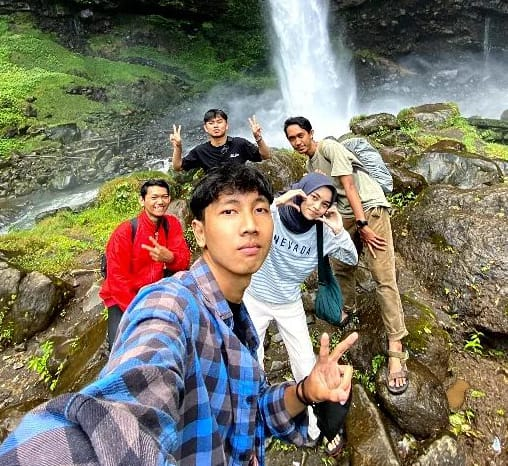
#> input picture aadc.jpeg, 508 x 466 px
$ python 'prak7.7(histogram).py'
#> lines starting #> are read from the running program, lines starting #| are printed output that depends on the picture
import cv2
import numpy as np
import matplotlib.pyplot as plt

# Baca gambar
img = cv2.imread('aadc.jpeg')# Membaca citra 'aadc.jpeg' menggunakan fungsi cv2.imread() dan hasilnya disimpan dalam variabel img. Citra ini akan digunakan dalam proses selanjutnya.
#> img is the input picture: shape (466, 508, 3); mean B, G, R 103, 118.7, 122.6

# Konversi BGR ke RGB
rgb_img = cv2.cvtColor(img, cv2.COLOR_BGR2RGB)#engonversi format warna citra dari BGR (Blue-Green-Red) menjadi RGB (Red-Green-Blue) menggunakan fungsi cv2.cvtColor().

# Buat kernel: matriks berukuran 3 x 5
kernel = np.ones((3, 5), np.float32) * 0.04#Membuat kernel/filter dengan menggunakan numpy array. Kernel ini berukuran 3x5 dan diisi dengan nilai 0.04.
print(kernel)#Kernel ini akan digunakan dalam operasi filtering.

# Lakukan filtering
filtered_img = cv2.filter2D(img, -1, kernel)#Melakukan operasi filtering pada citra img menggunakan fungsi cv2.filter2D()
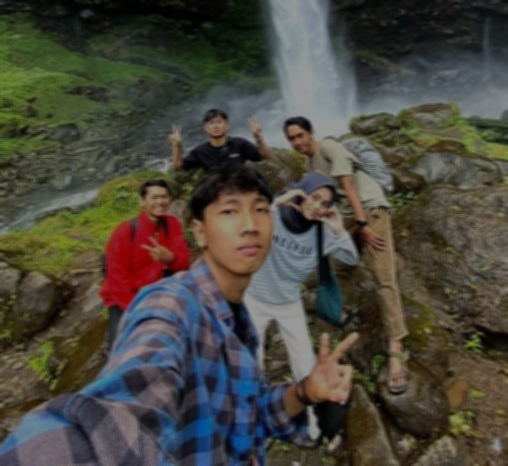
#> filtered_img: shape (466, 508, 3); mean B, G, R 61.8, 71.2, 73.5

# perbesar ukuran hasil plotting jika diperlukan
plt.rcParams["figure.figsize"] = (15, 15)#Mengatur ukuran figure yang akan digunakan untuk plotting menggunakan matplotlib. Angka (15, 15) menunjukkan ukuran figure dalam satuan inch.

# plot pertama, gambar asli
plt.subplot(221), plt.imshow(rgb_img), plt.title('Original')#Membuat subplot pertama dengan menggunakan fungsi plt.subplot(). Angka (221) menunjukkan letak subplot dalam bentuk grid 2x2, yaitu pada baris pertama dan kolom pertama. plt.imshow() digunakan untuk menampilkan citra rgb_img pada subplot tersebut. plt.title() digunakan untuk memberikan judul pada subplot.
plt.xticks([]), plt.yticks([])#plt.xticks([]) dan plt.yticks([]) digunakan untuk menghilangkan penanda sumbu pada plot.

# Hitung histogram gambar asli
hist_img = cv2.calcHist([img], [0], None, [256], [0, 256])#Menghitung histogram citra menggunakan fungsi cv2.calcHist(). Argumen pertama adalah citra yang akan dihitung histogramnya (img).
#> hist_img = 256 values, max 6412 at index 0, min 378 at index 201, mean 924.7

plt.subplot(222), plt.plot(hist_img, color='r')#embuat subplot kedua dengan menggunakan fungsi plt.subplot(). Angka (222) menunjukkan letak subplot dalam bentuk grid 2x2, yaitu pada baris pertama dan kolom kedua. plt.plot() digunakan untuk menggambar plot histogram dengan menggunakan data hist_img. color='r' digunakan untuk mengatur warna garis plot menjadi merah.
plt.title('Histogram Original')#plt.title() digunakan untuk memberikan judul pada subplot.
plt.xlim([0, 256])#plt.xlim([0, 256]) digunakan untuk mengatur batas sumbu x pada plot histogram.

# Ubah warna hasil filter menjadi asli (BGR)
filtered_rgb_img = cv2.cvtColor(filtered_img, cv2.COLOR_BGR2RGB)#Mengonversi format warna citra hasil filtering dari BGR menjadi RGB menggunakan fungsi cv2.cvtColor()

# kedua, hasil filter
plt.subplot(223), plt.imshow(filtered_rgb_img), plt.title('Averaging')##Membuat subplot pertama dengan menggunakan fungsi plt.subplot(). Angka (221) menunjukkan letak subplot dalam bentuk grid 2x2, yaitu pada baris pertama dan kolom pertama. plt.imshow() digunakan untuk menampilkan citra rgb_img pada subplot tersebut. plt.title() digunakan untuk memberikan judul pada subplot.
plt.xticks([]), plt.yticks([])#plt.xticks([]) dan plt.yticks([]) digunakan untuk menghilangkan penanda sumbu pada plot.

# Hitung histogram gambar hasil filter
hist_filtered_img = cv2.calcHist([filtered_img], [0], None, [256], [0, 256])#: Menghitung histogram dari citra hasil filtering (filtered_img) menggunakan fungsi cv2.calcHist(). Argumen pertama adalah citra yang akan dihitung histogramnya, yaitu filtered_img.
#> hist_filtered_img = 256 values, max 2960 at index 43, min 0 at index 154, mean 924.7

plt.subplot(224), plt.plot(hist_filtered_img, color='r')#embuat subplot kedua dengan menggunakan fungsi plt.subplot(). Angka (222) menunjukkan letak subplot dalam bentuk grid 2x2, yaitu pada baris pertama dan kolom kedua. plt.plot() digunakan untuk menggambar plot histogram dengan menggunakan data hist_img. color='r' digunakan untuk mengatur warna garis plot menjadi merah.
plt.title('Histogram Filtered')#plt.title() digunakan untuk memberikan judul pada subplot.
plt.xlim([0, 256])#plt.xlim([0, 256]) digunakan untuk mengatur batas sumbu x pada plot histogram.

# Plot!
plt.tight_layout()#Mengatur layout plot agar lebih rapi menggunakan fungsi plt.tight_layout()
plt.show()#enampilkan semua plot yang telah dibuat menggunakan fungsi plt.show().
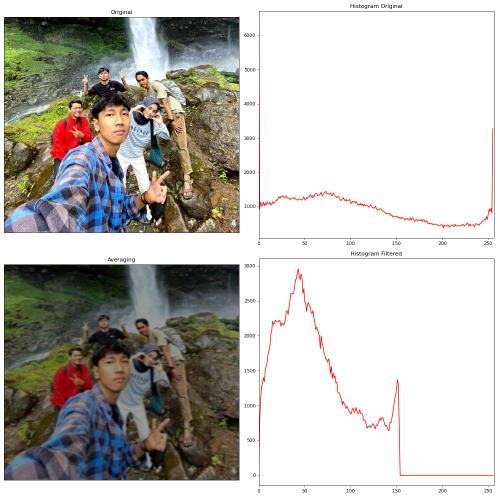
#> figure drawn by matplotlib, 4 panels; panel 2: curve peaks at x = 0, y = 6412; panel 4: curve peaks at x = 43, y = 2960

$ run again, with boneka2.tif saved as aadc.jpeg
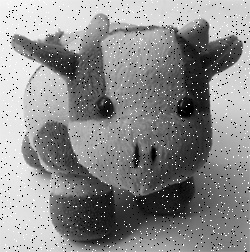
#> input picture boneka2.tif, 250 x 252 px
#> img is the input picture: shape (252, 250, 3); min 0, max 255, mean 139.1
#> `filtered_img = cv2.filter2D(img, -1, kernel)#Melakukan operasi filteri..`:
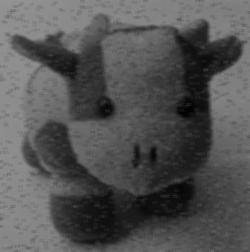
#> filtered_img: shape (252, 250, 3); min 0, max 147, mean 83.5
#> hist_img = 256 values, max 1040 at index 0, min 3 at index 247, mean 246.1
#> hist_filtered_img = 256 values, max 978 at index 140, min 0 at index 148, mean 246.1
#> `plt.show()#enampilkan semua plot yang telah dibuat menggunakan fungsi ..`:
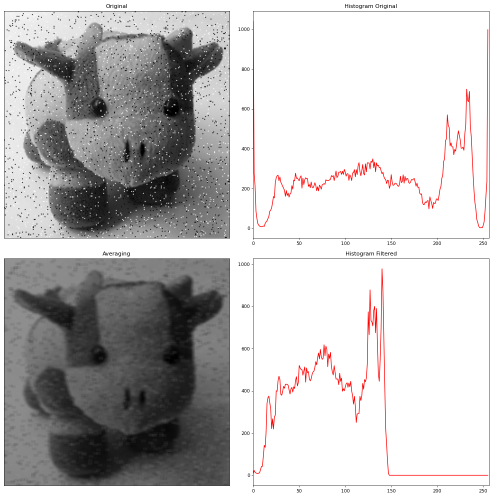
#> figure drawn by matplotlib, 4 panels; panel 2: curve peaks at x = 0, y = 1040; panel 4: curve peaks at x = 140, y = 978

$ run again, with gedung.tif saved as aadc.jpeg
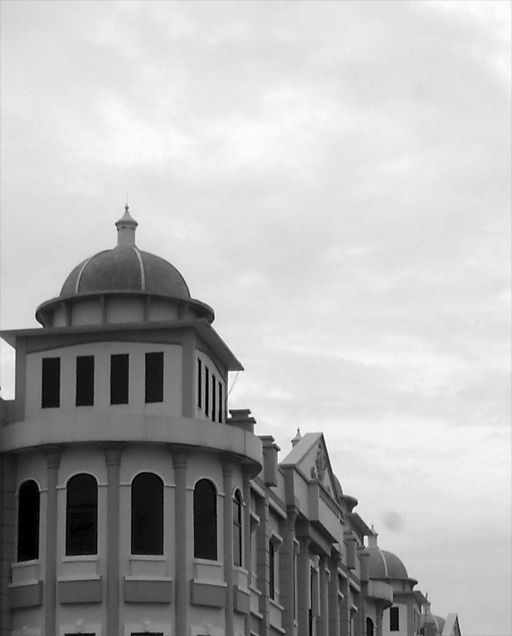
#> input picture gedung.tif, 512 x 636 px
#> img is the input picture: shape (636, 512, 3); min 0, max 255, mean 177.6
#> `filtered_img = cv2.filter2D(img, -1, kernel)#Melakukan operasi filteri..`:
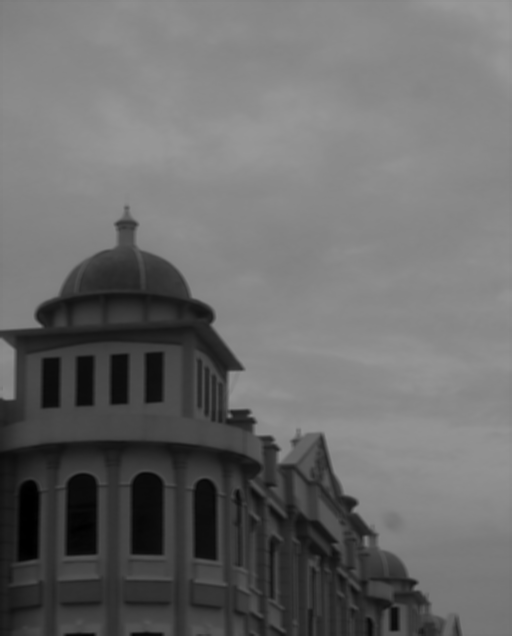
#> filtered_img: shape (636, 512, 3); min 0, max 151, mean 106.6
#> hist_img = 256 values, max 15581 at index 227, min 4 at index 254, mean 1272
#> hist_filtered_img = 256 values, max 26255 at index 136, min 0 at index 152, mean 1272
#> `plt.show()#enampilkan semua plot yang telah dibuat menggunakan fungsi ..`:
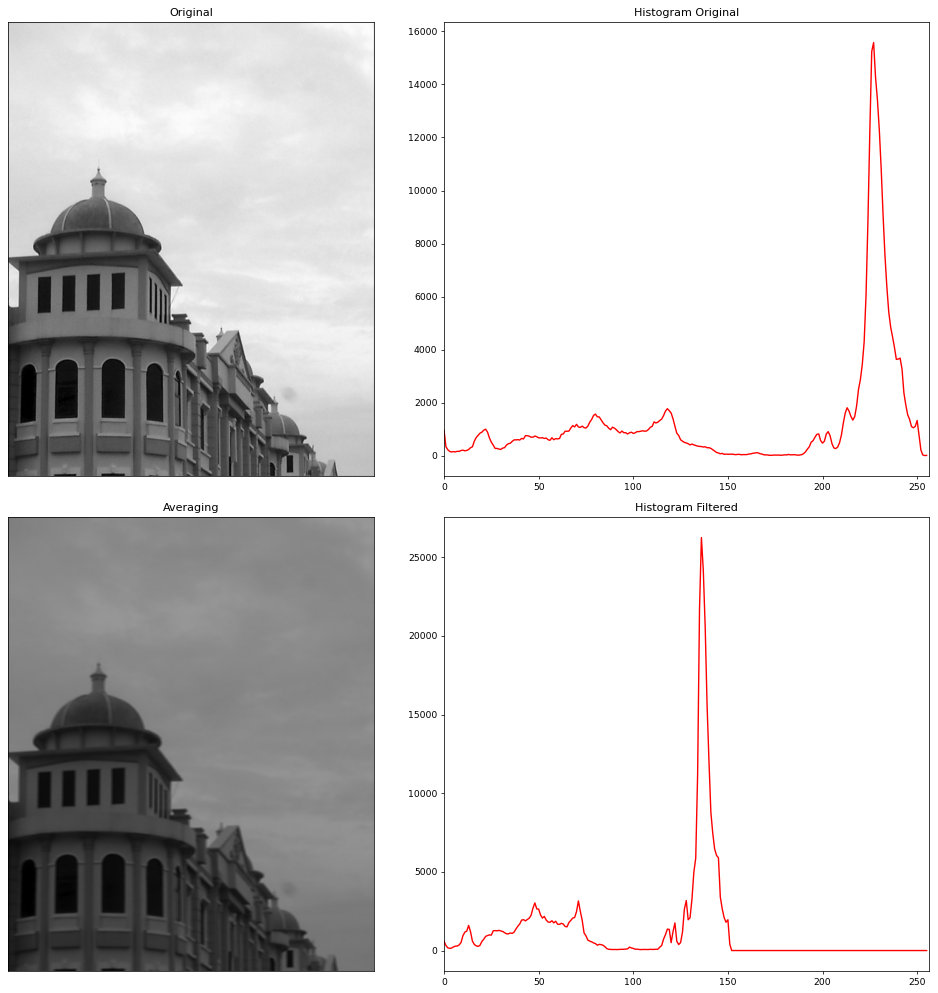
#> figure drawn by matplotlib, 4 panels; panel 2: curve peaks at x = 227, y = 15581; panel 4: curve peaks at x = 136, y = 26255
